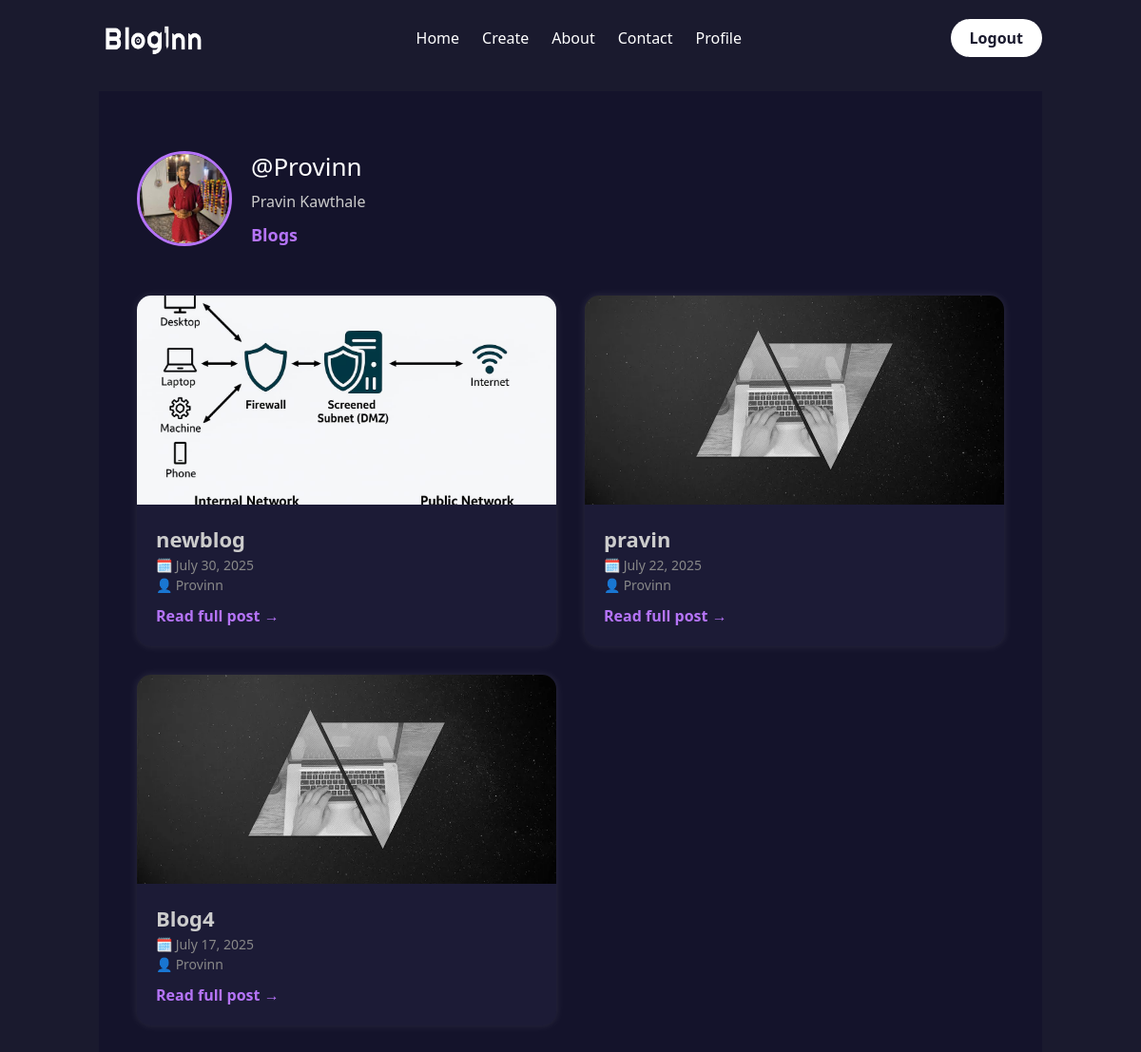
/users/Provinn/ (signed in), run on the app's committed database.
### users/models.py (models this page shows, shortened)
class profile(models.Model):
    user = models.OneToOneField(User, on_delete=models.CASCADE)
    image = models.ImageField(default='default.jpg', upload_to='profile_pics')
    gender = models.CharField(default='Other', max_length=10, choices=[('Male', 'Male'), ('Female', 'Female'), ('Other', 'Other')])
    age = models.IntegerField(null=True, blank=True)
    fullname = models.CharField(max_length=100, null=True, blank=True)
    summary = models.TextField(max_length=500, null=True, blank=True)

### blog/models.py (models this page shows, shortened)
class Post(models.Model):
    title=models.CharField(max_length=100)
    content=models.TextField()
    date_posted=models.DateTimeField(default=timezone.now)
    author=models.ForeignKey(User,on_delete=models.CASCADE)
    image=models.ImageField(default="background.jpg",upload_to='blog')
    liked_users = models.ManyToManyField(User, through='Like', related_name='liked_posts')

### blog/views.py (the view)
# urls.py: path("users/<str:username>/",UserPostListView.as_view(),name="user-posts"),
class UserPostListView(ListView):
    model=Post
    template_name="blog/users_post.html"
    context_object_name = 'posts'
    paginate_by=5
    def get_queryset(self):
        user=get_object_or_404(User,username=self.kwargs.get('username'))
        return Post.objects.filter(author=user).order_by('-date_posted')
    def get_context_data(self, **kwargs):
        context = super().get_context_data(**kwargs)
        context['user'] = get_object_or_404(User, username=self.kwargs.get('username'))
        return context

### blog/templates/blog/users_post.html (shortened to what this page needs)
{% extends "blog/base.html" %}
{% block content %}
<div class="user-posts-container">
    {% if posts %}
        <div class="user-profile">
            <div class="user-info">
                {% if user.profile.image %}
                    <img src="{{ user.profile.image.url }}" alt="Profile Picture" class="user-image">
                {% else %}
                    <img src="https://via.placeholder.com/100" alt="No Image" class="user-image">
                {% endif %}
                <div class="user-details">
                    <h2>@{{ user.username }}</h2>
                    <p>{{ user.first_name }} {{ user.last_name }}</p>
                    <div class="post-count">{{ posts.paginator.count }} Blogs</div>
                </div>
            </div>
        </div>
        <div class="grid-container">
            {% for post in posts %}
                <div class="post-card">
                    {% if post.image %}
                        <img src="{{ post.image.url }}" class="post-image" alt="Post Image">
                    {% else %}
                        <img src="https://via.placeholder.com/300x220?text=No+Image" class="post-image" alt="No Image">
                    {% endif %}
                    <div class="post-meta">
                        <h3 class="post-title">{{ post.title }}</h3>
                        <p class="post-date">🗓 {{ post.date_posted|date:"F j, Y" }}</p>
                        <p class="post-author">👤 {{ post.author }}</p>
                        <a class="read-more" href="{% url 'post-detail' post.id %}">Read full post →</a>
                    </div>
                </div>
            {% endfor %}
        </div>
    {% else %}
        <p style="color: #999; font-size: 18px; text-align:center;">No posts available by this user.</p>
    {% endif %}
</div>
{% endblock %}

### blog/templates/blog/users_post.html (style rules this page uses)
.user-posts-container { background-color: #14132b; min-height: 100vh; padding: 60px 40px; color: white; }
.user-profile { display: flex; align-items: center; justify-content: space-between; margin-bottom: 50px; flex-wrap: wrap; }
.user-info { display: flex; align-items: center; gap: 20px; }
.user-image { width: 100px; height: 100px; border-radius: 50%; object-fit: cover; border: 3px solid #b574f8; }
.user-details { text-align: left; }
.user-details h2 { font-size: 26px; margin: 0; color: #fff; }
.user-details p { margin: 5px 0 0; color: #ccc; }
.post-count { font-size: 18px; color: #b574f8; font-weight: bold; margin-top: 10px; }
.grid-container { display: grid; grid-template-columns: repeat(auto-fit, minmax(300px, 1fr)); gap: 30px; }
.post-card { background-color: #1c1b36; border-radius: 15px; overflow: hidden; box-shadow: 0 0 10px rgba(255, 255, 255, 0.1); transition: transform 0.3s ease-in-out; }
.post-image { width: 100%; height: 220px; object-fit: cover; }
.post-meta { padding: 20px; text-align: left; }
.post-title { font-size: 22px; font-weight: bold; color: #ccc; }
.post-date, .post-author { color: #888; font-size: 14px; }
.read-more { display: inline-block; margin-top: 10px; font-weight: bold; color: #b574f8; text-decoration: none; }

### data on the page
Post: image (picture), title "newblog", date_posted "July 30, 2025", author "Provinn"
Post: image (picture), title "pravin", date_posted "July 22, 2025", author "Provinn"
Post: image (picture), title "Blog4", date_posted "July 17, 2025", author "Provinn"

### other printed values
{{ user.username }} "Provinn"
{{ user.first_name }} "Pravin"
{{ user.last_name }} "Kawthale"
